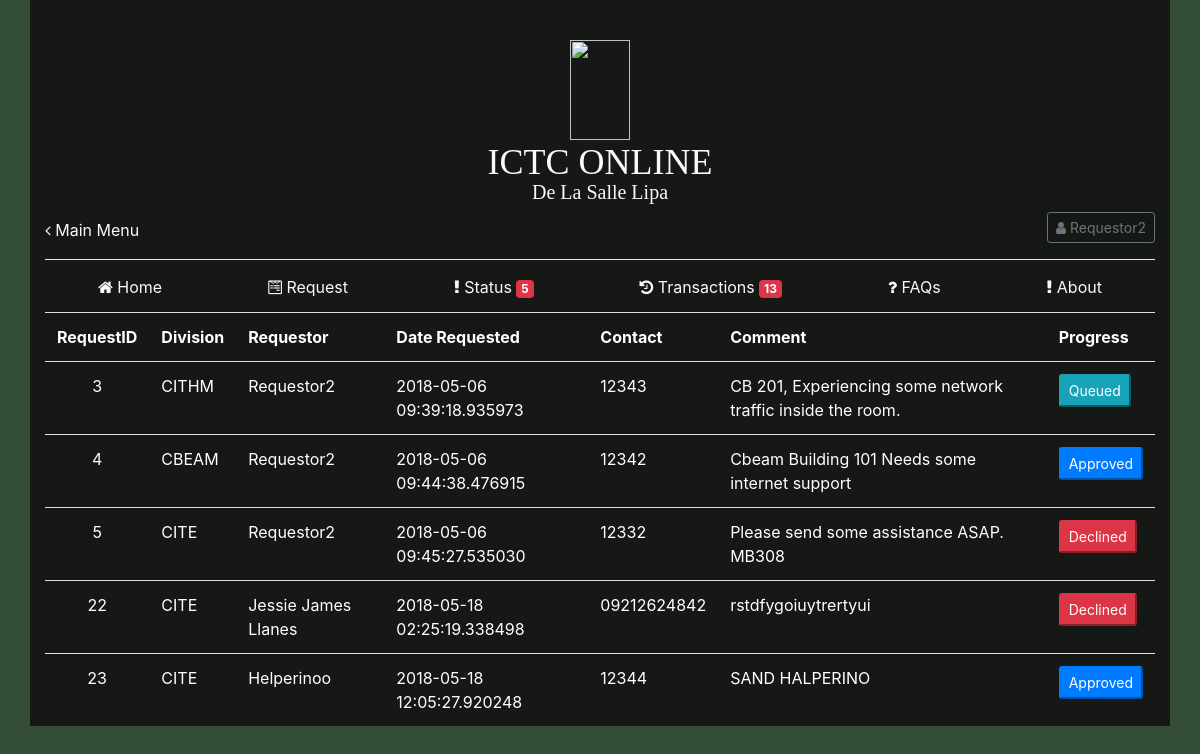
/status.php (signed in), run on the app's committed database.
### tables this page shows
CREATE TABLE `requestdatabase` (
  `id` int(11) NOT NULL,
  `division` varchar(255) NOT NULL,
  `contact` varchar(255) NOT NULL,
  `date` timestamp(6) NOT NULL DEFAULT CURRENT_TIMESTAMP(6),
  `comment` varchar(255) NOT NULL,
  `requestedby` varchar(255) NOT NULL,
  `username` varchar(255) NOT NULL,
  `status` varchar(255) NOT NULL,
  `note` varchar(255) NOT NULL,
  `technician` varchar(255) NOT NULL
);

### status.php (the view, shortened to what this page needs)
<!doctype html>
<html lang="en">
  <head>
    <link rel="stylesheet" href="https://maxcdn.bootstrapcdn.com/bootstrap/4.0.0/css/bootstrap.min.css">
  </head>
  <?php include "index.php";?>
    <body style="color: white; background-color: #344e35">
        <table class="table table-hover">
            <?php
                if ($_SESSION['Usertype']=="Requestor" || $_SESSION['Usertype']=="Superior"  || $_SESSION['Usertype']=="ICTC" ||
                    $_SESSION['Usertype']=="Technician" )
                {
                    echo '<tr>';
                    echo '<th> <a>RequestID</a></th>';
                    echo '<th> <a>Division</a></th>';
                    echo '<th> <a>Requestor</a></th>';
                    echo '<th> <a>Date Requested</a></th>';
                    echo '<th> <a>Contact</a></th>';
                    echo '<th> <a>Comment</a></th>';
                    echo '<th> <a>Progress</a></th>';
                    echo '</tr>';
                    }elseif($_SESSION['Usertype']=="Requestor"){
                    $result = mysql_query("SELECT * FROM requestdatabase WHERE username = '" . $_SESSION['username'] ."'" )
                    or die(mysql_error());
                    }
                    while($row = mysql_fetch_array( $result )){
                        echo '<td align="center">' . $row['id'] . '</td>';
                        echo '<td>' . $row['division'] . '</td>';
                        echo '<td>' . $row['requestedby'].'</td>';
                        echo '<td>' . $row['date']. '</td>';
                        echo '<td>' . $row['contact'] . '</td>';
                        echo '<td>' . $row['comment'] . '</td>';
            ?>
            <td>
                <?php
                     if($row['status']=="Pending")
                     {
                         echo '<button type="button" class="btn-sm btn-light" data-toggle="modal" data-target="#exampleModal' . $row['id'] . '" >';
                     }elseif($row['status']=="Approved"){
                         echo '<button type="button" class="btn-sm btn-primary" data-toggle="modal" data-target="#exampleModal' . $row['id'] . '">';
                     }elseif($row['status']=="Declined"){
                         echo '<button type="button" class="btn-sm btn-danger" data-toggle="modal" data-target="#exampleModal' . $row['id'] . '">';
                     }elseif($row['status']=="Queued"){
                         echo '<button type="button" class="btn-sm btn-info" data-toggle="modal" data-target="#exampleModal' . $row['id'] . '">';
                     }elseif($row['status']=="Completed"){
                         echo '<button type="button" class="btn-sm btn-success" data-toggle="modal" data-target="#exampleModal' . $row['id'] . '">';
                     }elseif($row['status']=="Cancel"){
                         echo '<button type="button" class="btn-sm btn-warning" data-toggle="modal" data-target="#exampleModal' . $row['id'] . '">';
                     }elseif($row['status']=="Done"){
                        echo '<button type="button" class="btn-sm btn-success" data-toggle="modal" data-target="#exampleModal' . $row['id'] . '">';
                    }
                    elseif($row['status']=="Closed"){
                        echo '<button type="button" class="btn-sm btn-success" data-toggle="modal" data-target="#exampleModal' . $row['id'] . '">';
                    }
                         echo $row['status'];
                         echo '</button>';
                ?>
                    </td>
                    <?php
                }
                    ?>
    </table>
  </body>
</html>

### data on the page
requestdatabase: id "3", division "CITHM", requestedby "Requestor2", date "2018-05-06 09:39:18.935973", contact "12343", comment "CB 201, Experiencing some network traffic inside the room.", status "Queued"
requestdatabase: id "4", division "CBEAM", requestedby "Requestor2", date "2018-05-06 09:44:38.476915", contact "12342", comment "Cbeam Building 101 Needs some internet support", status "Approved"
requestdatabase: id "5", division "CITE", requestedby "Requestor2", date "2018-05-06 09:45:27.535030", contact "12332", comment "Please send some assistance ASAP. MB308", status "Declined"
requestdatabase: id "22", division "CITE", requestedby "Jessie James Llanes", date "2018-05-18 02:25:19.338498", contact "09212624842", comment "rstdfygoiuytrertyui", status "Declined"
requestdatabase: id "23", division "CITE", requestedby "Helperinoo", date "2018-05-18 12:05:27.920248", contact "12344", comment "SAND HALPERINO", status "Approved"

### other printed values
$_SESSION['username'] "Requestor2"
$count "5"
$c "13"
